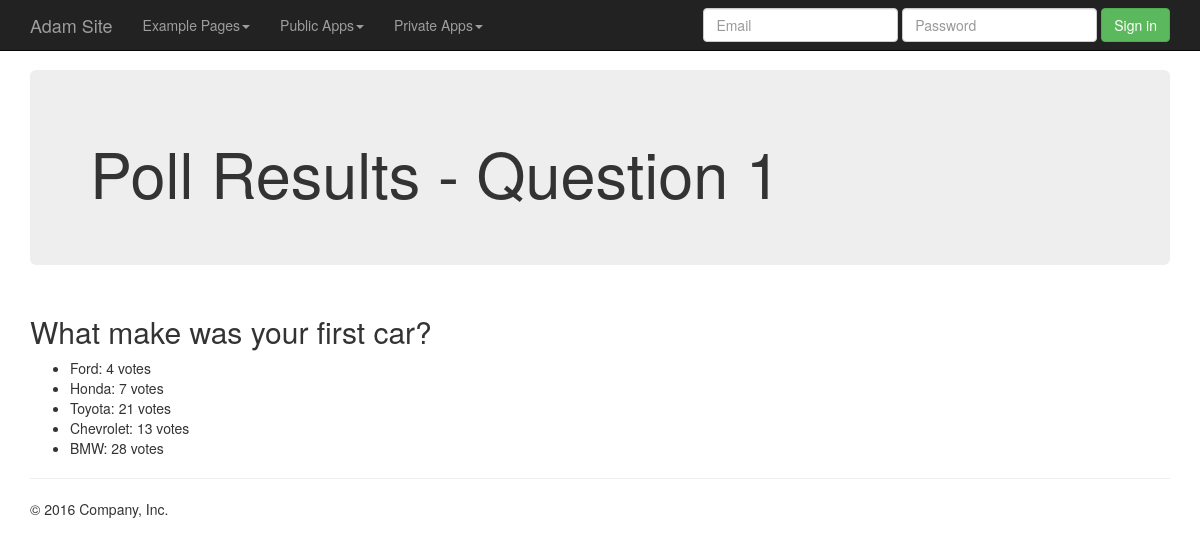
Page /polls/1/results/ on the committed database.
### webapp/models.py (models this page shows, shortened)
class Question(models.Model):
    question_text = models.CharField(max_length=200)
    pub_date = models.DateTimeField('date published')

class Choice(models.Model):
    question = models.ForeignKey(Question, on_delete=models.CASCADE)
    choice_text = models.CharField(max_length=200)
    votes = models.IntegerField(default=0)

### webapp/views.py (the view)
# urls.py: url(r'^(?P<question_id>[0-9]+)/results/$', views.polls_results, name='results'),
def polls_results(request, question_id):
    question = get_object_or_404(Question, pk=question_id)
    choices = question.choice_set.all()
    context = {
        'question': question,
        'choices': choices
    }
    return render(request, 'webapp/polls_results.html', context=context)

### webapp/templates/webapp/polls_results.html (shortened to what this page needs)
{%  extends "main.html" %}
{% block jumbotronContent %}
<h1>Poll Results - Question {{ question.id }}</h1>
{% endblock %}
{% block bodyContent %}
    <h2>{{ question.question_text }}</h2>
    {% if choices %}
        <ul>
            {% for choice in choices %}
                <li>
                    {{ choice.choice_text }}: {{ choice.votes }} votes
                </li>
            {% endfor %}
        </ul>
    {% endif %}
{% endblock %}

### static/src/css/main.css (style rules this page uses)
body { min-height: 2000px; padding-top: 70px; }

### rows in the picture
Question: id "1", question_text "What make was your first car?"
Choice: choice_text "Ford", votes "4"
Choice: choice_text "Honda", votes "7"
Choice: choice_text "Toyota", votes "21"
Choice: choice_text "Chevrolet", votes "13"
Choice: choice_text "BMW", votes "28"
